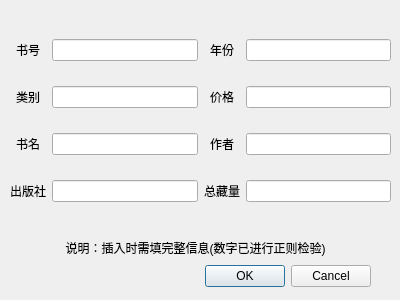
<?xml version="1.0" encoding="UTF-8"?>
<ui version="4.0">
 <class>insBookPad</class>
 <widget class="QDialog" name="insBookPad">
  <property name="geometry">
   <rect>
    <x>0</x>
    <y>0</y>
    <width>400</width>
    <height>300</height>
   </rect>
  </property>
  <property name="windowTitle">
   <string>Dialog</string>
  </property>
  <widget class="QDialogButtonBox" name="buttonBox">
   <property name="geometry">
    <rect>
     <x>200</x>
     <y>260</y>
     <width>171</width>
     <height>32</height>
    </rect>
   </property>
   <property name="orientation">
    <enum>Qt::Horizontal</enum>
   </property>
   <property name="standardButtons">
    <set>QDialogButtonBox::Cancel|QDialogButtonBox::Ok</set>
   </property>
  </widget>
  <widget class="QWidget" name="gridLayoutWidget">
   <property name="geometry">
    <rect>
     <x>10</x>
     <y>20</y>
     <width>381</width>
     <height>201</height>
    </rect>
   </property>
   <layout class="QGridLayout" name="gridLayout">
    <item row="0" column="2">
     <widget class="QLabel" name="label_5">
      <property name="text">
       <string>年份</string>
      </property>
      <property name="alignment">
       <set>Qt::AlignCenter</set>
      </property>
     </widget>
    </item>
    <item row="0" column="1">
     <widget class="QLineEdit" name="BookID"/>
    </item>
    <item row="1" column="1">
     <widget class="QLineEdit" name="Category"/>
    </item>
    <item row="2" column="1">
     <widget class="QLineEdit" name="Title"/>
    </item>
    <item row="1" column="2">
     <widget class="QLabel" name="label_6">
      <property name="text">
       <string>价格</string>
      </property>
      <property name="alignment">
       <set>Qt::AlignCenter</set>
      </property>
     </widget>
    </item>
    <item row="1" column="0">
     <widget class="QLabel" name="label_2">
      <property name="text">
       <string>类别</string>
      </property>
      <property name="alignment">
       <set>Qt::AlignCenter</set>
      </property>
     </widget>
    </item>
    <item row="3" column="1">
     <widget class="QLineEdit" name="Press"/>
    </item>
    <item row="2" column="0">
     <widget class="QLabel" name="label_3">
      <property name="text">
       <string>书名</string>
      </property>
      <property name="alignment">
       <set>Qt::AlignCenter</set>
      </property>
     </widget>
    </item>
    <item row="3" column="0">
     <widget class="QLabel" name="label_4">
      <property name="text">
       <string>出版社</string>
      </property>
      <property name="alignment">
       <set>Qt::AlignCenter</set>
      </property>
     </widget>
    </item>
    <item row="2" column="2">
     <widget class="QLabel" name="label_7">
      <property name="text">
       <string>作者</string>
      </property>
      <property name="alignment">
       <set>Qt::AlignCenter</set>
      </property>
     </widget>
    </item>
    <item row="0" column="0">
     <widget class="QLabel" name="label">
      <property name="text">
       <string>书号</string>
      </property>
      <property name="alignment">
       <set>Qt::AlignCenter</set>
      </property>
     </widget>
    </item>
    <item row="3" column="2">
     <widget class="QLabel" name="label_8">
      <property name="text">
       <string>总藏量</string>
      </property>
      <property name="alignment">
       <set>Qt::AlignCenter</set>
      </property>
     </widget>
    </item>
    <item row="0" column="3">
     <widget class="QLineEdit" name="Year"/>
    </item>
    <item row="1" column="3">
     <widget class="QLineEdit" name="Price"/>
    </item>
    <item row="2" column="3">
     <widget class="QLineEdit" name="Author"/>
    </item>
    <item row="3" column="3">
     <widget class="QLineEdit" name="Total"/>
    </item>
   </layout>
  </widget>
  <widget class="QLabel" name="label_9">
   <property name="geometry">
    <rect>
     <x>30</x>
     <y>240</y>
     <width>331</width>
     <height>16</height>
    </rect>
   </property>
   <property name="text">
    <string>说明：插入时需填完整信息(数字已进行正则检验)</string>
   </property>
   <property name="alignment">
    <set>Qt::AlignCenter</set>
   </property>
  </widget>
 </widget>
 <resources/>
 <connections/>
</ui>
